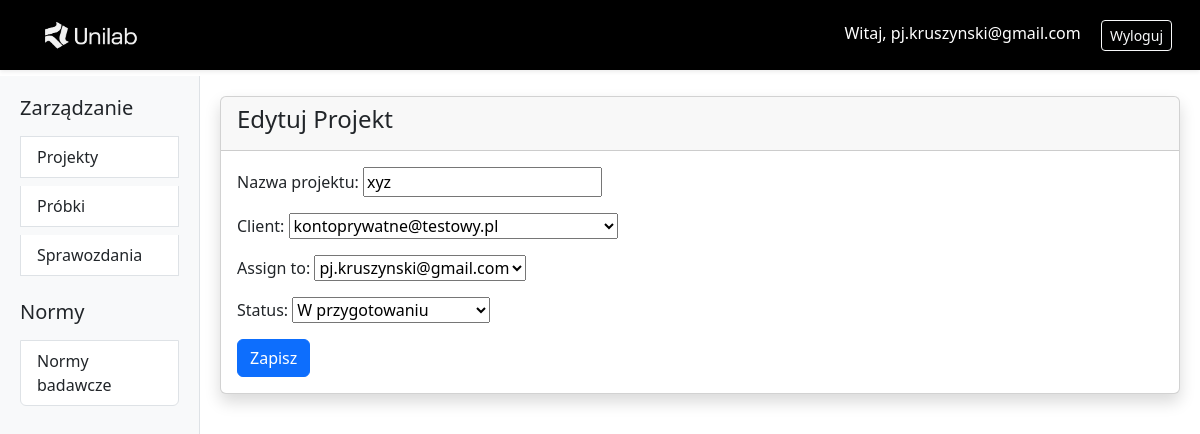
Screenshot of /projects/12/edit/ (signed in) with the database file from the repository.
### users/models.py (models this page shows, shortened)
class User(AbstractUser):
    username = None
    email = models.EmailField(unique=True)
    USERNAME_FIELD = 'email'
    REQUIRED_FIELDS = ['first_name', 'last_name']
    USER_TYPE_CHOICES = [
        ('personal', 'Personal'),
        ('company', 'Company')
    ]
    user_type = models.CharField(
        max_length=8, choices=USER_TYPE_CHOICES,
        default='personal'
    )
    company_name = models.CharField(max_length=255, blank=True, null=True)
    company_address = models.CharField(max_length=255, blank=True, null=True)
    tax_id = models.CharField(
        max_length=10, blank=True, null=True,
        validators=[validate_nip], verbose_name="NIP"
    )
    objects = UserManager()
    def __str__(self):
        return self.email

### projects/models.py (models this page shows, shortened)
class Project(models.Model):
    class StatusChoices(models.TextChoices):
        OPEN = 'open', 'W przygotowaniu'
        CLOSED = 'closed', 'Zakończony'
        AWAITING_APPROVAL = 'awaiting approval', 'Oczekuje na akceptację'
    name = models.CharField("Nazwa projektu", max_length=64)
    client = models.ForeignKey(
        User,
        on_delete=models.CASCADE,
        limit_choices_to={'groups__name': "Lab_user"},
        related_name='projects_as_client' # relacja odwrotna dodana z powodu błędu
    )
    assign_to = models.ForeignKey(
        User,
        on_delete=models.SET_NULL,
        null=True,
        limit_choices_to={'groups__name': "Lab_member"},
        related_name='projects_as_assignee' # relacja odwrotna dodana z powodu błędu
    )
    status = models.CharField(
        max_length=20,
        choices=StatusChoices.choices,
        default=StatusChoices.OPEN
    )
    end_date = models.DateField(null=True, blank=True)
    class Meta:
        verbose_name = _("Projekt")
        verbose_name_plural = _("Projekty")
        ordering = ['-name']

### projects/views.py (the view, shortened to what this page needs)
class ProjectUpdateView(PermissionRequiredMixin, LoginRequiredMixin, UpdateView):
    model = Project
    form_class = ProjectForm
    template_name = 'project_form.html'
    success_url = reverse_lazy('project_list')
    permission_required = 'projects.update_project'
    def get_form_kwargs(self):
        kwargs = super().get_form_kwargs()
        kwargs['user'] = self.request.user
        return kwargs

### projects/forms.py
class ProjectForm(forms.ModelForm):
    class Meta:
        model = Project
        fields = ['name', 'client', 'assign_to', 'status']
    def __init__(self, *args, **kwargs):
        user = kwargs.pop('user')
        super().__init__(*args, **kwargs)

### projects/templates/project_form.html (shortened to what this page needs)
{% extends "base.html" %}
{% block content %}
<div class="card shadow">
  <div class="card-header">
    <h4>{% if object %}Edytuj Projekt{% else %}Nowy Projekt{% endif %}</h4>
  </div>
  <div class="card-body">
    <form method="post">
      {{ form.as_p }}
      <button type="submit" class="btn btn-primary">Zapisz</button>
    </form>
  </div>
</div>
{% endblock %}

### projects/templates/base.html (shortened to what this page needs)
{% load static %}
<!DOCTYPE html>
<html lang="pl">
<head>
  <link rel="stylesheet" href="https://cdn.jsdelivr.net/npm/bootstrap@5.3.0/dist/css/bootstrap.min.css">
</head>
<body>
  <nav class="navbar navbar-expand-lg navbar-custom shadow-sm fixed-top">
    <div class="container-fluid">
      <a class="navbar-brand" href="{% url 'project_list' %}">
        <img src="{% static 'users/images/logo_jasne.png' %}" alt="Logo" height="60">
      </a>
      <div class="ml-auto">
        <span class="navbar-text text-white me-3">
          <a href="{% url 'user_profile' %}" class="text-white text-decoration-none">
            Witaj, {{ request.user.email }}
          </a>
        </span>
        <a href="{% url 'logout' %}" class="btn btn-outline-light btn-sm">Wyloguj</a>
      </div>
    </div>
  </nav>
  <div class="container-fluid" style="margin-top: 76px;">
    <div class="row">
      <div class="col-md-3 col-lg-2 sidebar d-md-block">
        <div class="list-group">
          <h5 class="mb-3">Zarządzanie</h5>
          <a href="{% url 'project_list' %}" class="list-group-item list-group-item-action">
            Projekty
          </a>
          <a href="{% url 'sample_list' %}" class="list-group-item list-group-item-action mt-2">
            Próbki
          </a>
          <a href="{% url 'report_list' %}" class="list-group-item list-group-item-action mt-2">
            Sprawozdania
          </a>
          <h5 class="mt-4 mb-3">Normy</h5>
          <a href="{% url 'standard_list' %}" class="list-group-item list-group-item-action">
            Normy badawcze
          </a>
        </div>
      </div>
      <main class="col-md-9 col-lg-10 main-content">
        {% block content %}
        {% endblock %}
      </main>
    </div>
  </div>
</body>
</html>

### projects/templates/base.html (style rules this page uses)
.sidebar { height: calc(100vh - 76px); background-color: #f8f9fa; border-right: 1px solid #dee2e6; padding: 20px; overflow-y: auto; }
.main-content { padding: 20px; overflow-y: auto; }
.navbar-custom { background-color: #000000; padding: 0 1rem; }

### rows the page displays
User: user.email "pj.kruszynski@gmail.com"
Project: name "xyz", client "kontoprywatne@testowy.pl", assign_to "pj.kruszynski@gmail.com", status "W przygotowaniu"
